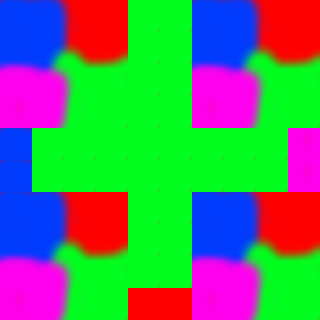

Tiled map render using the project's own tile images. Description and the map definition, with tile-layer contents summarised, below:
An orthogonal 10x10 tile map with 32x32 px tiles, 1 tile layer (Tile Layer 1) and 6 objects.

<map version="1.0" orientation="orthogonal" width="10" height="10" tilewidth="32" tileheight="32">
 <tileset firstgid="1" name="TileSet" tilewidth="32" tileheight="32">
  <properties>
   <property name="nonBlockingTiles" value="11,12,15,16" />
  </properties>
  <image source="TileSet.png" width="128" height="128" />
 </tileset>
 <layer name="Tile Layer 1" width="10" height="10">
  <data>[100 cells, 100 non-empty, 16 distinct tile ids]</data>
 </layer>
 <objectgroup name="Object Layer 1" width="10" height="10">
  <object x="305" y="91">
   <polygon points="0,0 -166,155 -15,211" />
  </object>
  <object x="118" y="244">
   <ellipse />
  </object>
  <object x="86" y="225">
   <ellipse />
  </object>
  <object x="1" y="89" width="75" height="89" />
  <object x="70" y="198" />
  <object x="238" y="88">
   <polyline points="0,0 -69,58 -106,-44 -38,-21 -62,7" />
  </object>
 </objectgroup>
</map>